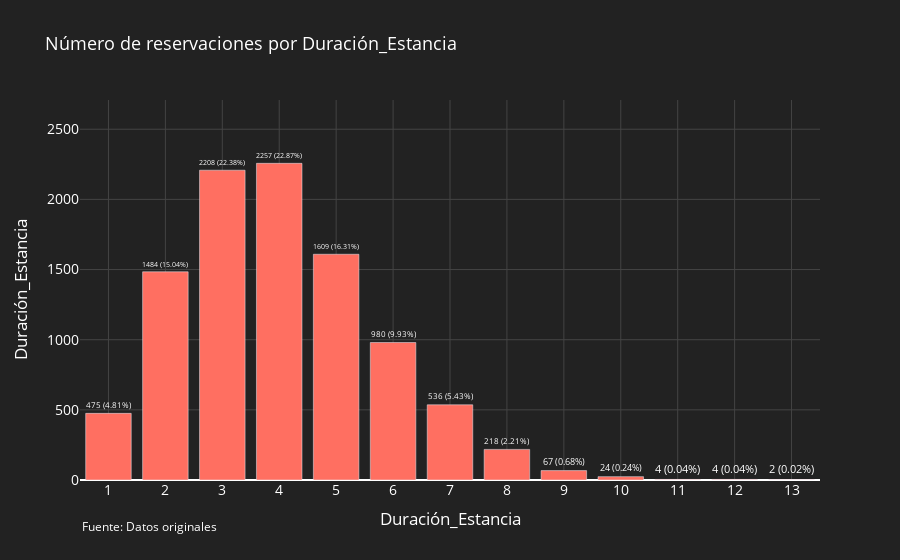
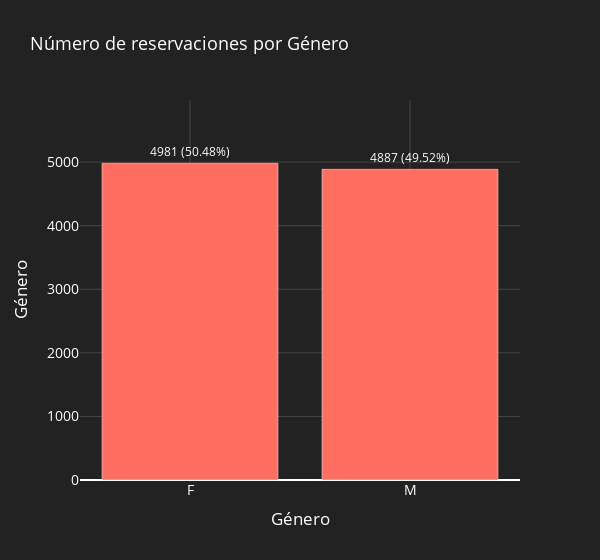
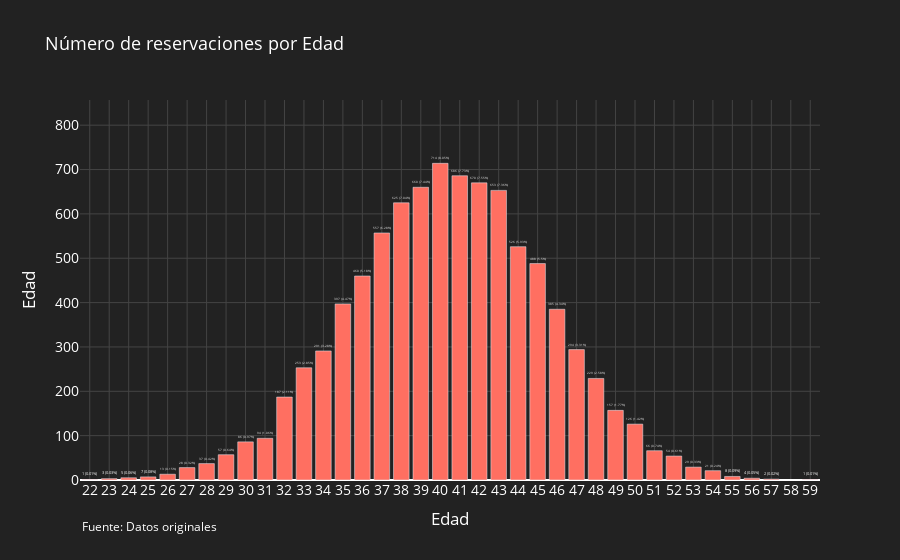
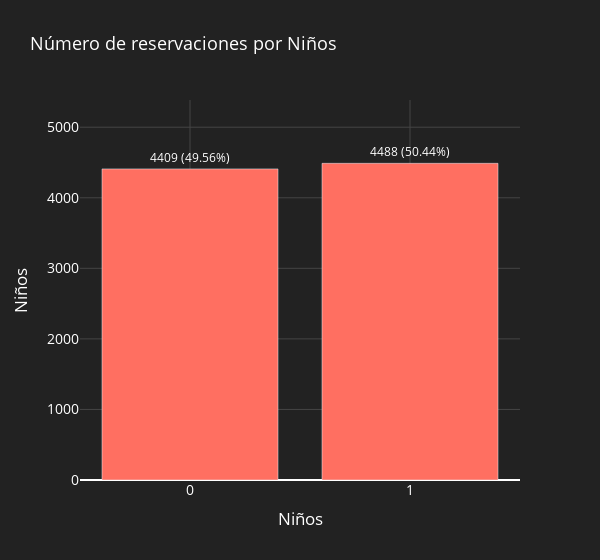

These figures' notebook cell, in order:
### Markdown cell above
## Análisis univariable

### Code cell
columns_plots = columns.copy()
columns_plots.remove("ID") 

for col in columns_plots:
    try:
        g = generar_grafica_barras_univariado(df, col)
        g.show()
    except:
        print(f"No se ha podido crear la grafica de {col}")

### Figure 1 — Plotly figure (JSON) as saved in the notebook; plotly's stock layout.template omitted (floating-point values rounded to 4 significant figures)
{"data": [{"alignmentgroup": "True", "hovertemplate": "Duración_Estancia=%{x}<br>count=%{y}<br>text=%{text}<extra></extra>", "legendgroup": "", "marker": {"color": "#FF6F61", "pattern": {"shape": ""}}, "name": "", "offsetgroup": "", "orientation": "v", "showlegend": false, "text": ["475 (4.81%)", "1484 (15.04%)", "2208 (22.38%)", "2257 (22.87%)", "1609 (16.31%)", "980 (9.93%)", "536 (5.43%)", "218 (2.21%)", "67 (0.68%)", "24 (0.24%)", "4 (0.04%)", "4 (0.04%)", "2 (0.02%)"], "textfont": {"size": 12}, "textposition": "outside", "type": "bar", "x": [1, 2, 3, 4, 5, 6, 7, 8, 9, 10, 11, 12, 13], "xaxis": "x", "y": [475, 1484, 2208, 2257, 1609, 980, 536, 218, 67, 24, 4, 4, 2], "yaxis": "y"}], "layout": {"annotations": [{"font": {"color": "white", "size": 12}, "showarrow": false, "text": "Fuente: Datos originales", "x": 0, "xref": "paper", "y": -0.15, "yref": "paper"}], "barmode": "relative", "font": {"color": "white", "size": 14}, "legend": {"tracegroupgap": 0}, "paper_bgcolor": "#222222", "plot_bgcolor": "#222222", "title": {"font": {"size": 18}, "text": "Número de reservaciones por Duración_Estancia"}, "xaxis": {"anchor": "y", "domain": [0, 1], "gridcolor": "#444444", "tickmode": "linear", "title": {"text": "Duración_Estancia"}}, "yaxis": {"anchor": "x", "domain": [0, 1], "gridcolor": "#444444", "range": [0, 2708.0], "title": {"text": "Duración_Estancia"}}}}

### Figure 2 — Plotly figure (JSON) as saved in the notebook; plotly's stock layout.template omitted (floating-point values rounded to 4 significant figures)
{"data": [{"alignmentgroup": "True", "hovertemplate": "Género=%{x}<br>count=%{y}<br>text=%{text}<extra></extra>", "legendgroup": "", "marker": {"color": "#FF6F61", "pattern": {"shape": ""}}, "name": "", "offsetgroup": "", "orientation": "v", "showlegend": false, "text": ["4981 (50.48%)", "4887 (49.52%)"], "textfont": {"size": 12}, "textposition": "outside", "type": "bar", "x": ["F", "M"], "xaxis": "x", "y": [4981, 4887], "yaxis": "y"}], "layout": {"barmode": "relative", "font": {"color": "white", "size": 14}, "legend": {"tracegroupgap": 0}, "paper_bgcolor": "#222222", "plot_bgcolor": "#222222", "title": {"font": {"size": 18}, "text": "Número de reservaciones por Género"}, "width": 600, "xaxis": {"anchor": "y", "domain": [0, 1], "gridcolor": "#444444", "tickmode": "linear", "title": {"text": "Género"}}, "yaxis": {"anchor": "x", "domain": [0, 1], "gridcolor": "#444444", "range": [0, 5977.0], "title": {"text": "Género"}}}}

### Figure 3 — Plotly figure (JSON) as saved in the notebook; plotly's stock layout.template omitted (floating-point values rounded to 4 significant figures)
{"data": [{"alignmentgroup": "True", "hovertemplate": "Edad=%{x}<br>count=%{y}<br>text=%{text}<extra></extra>", "legendgroup": "", "marker": {"color": "#FF6F61", "pattern": {"shape": ""}}, "name": "", "offsetgroup": "", "orientation": "v", "showlegend": false, "text": ["1 (0.01%)", "3 (0.03%)", "5 (0.06%)", "7 (0.08%)", "13 (0.15%)", "28 (0.32%)", "37 (0.42%)", "57 (0.64%)", "86 (0.97%)", "94 (1.06%)", "187 (2.11%)", "253 (2.85%)", "291 (3.28%)", "397 (4.47%)", "460 (5.18%)", "557 (6.28%)", "625 (7.04%)", "660 (7.44%)", "714 (8.05%)", "686 (7.73%)", "670 (7.55%)", "653 (7.36%)", "526 (5.93%)", "488 (5.5%)", "385 (4.34%)", "294 (3.31%)", "229 (2.58%)", "157 (1.77%)", "126 (1.42%)", "66 (0.74%)", "54 (0.61%)", "29 (0.33%)", "21 (0.24%)", "8 (0.09%)", "4 (0.05%)", "2 (0.02%)", "1 (0.01%)"], "textfont": {"size": 12}, "textposition": "outside", "type": "bar", "x": [22, 23, 24, 25, 26, 27, 28, 29, 30, 31, 32, 33, 34, 35, 36, 37, 38, 39, 40, 41, 42, 43, 44, 45, 46, 47, 48, 49, 50, 51, 52, 53, 54, 55, 56, 57, 59], "xaxis": "x", "y": [1, 3, 5, 7, 13, 28, 37, 57, 86, 94, 187, 253, 291, 397, 460, 557, 625, 660, 714, 686, 670, 653, 526, 488, 385, 294, 229, 157, 126, 66, 54, 29, 21, 8, 4, 2, 1], "yaxis": "y"}], "layout": {"annotations": [{"font": {"color": "white", "size": 12}, "showarrow": false, "text": "Fuente: Datos originales", "x": 0, "xref": "paper", "y": -0.15, "yref": "paper"}], "barmode": "relative", "font": {"color": "white", "size": 14}, "legend": {"tracegroupgap": 0}, "paper_bgcolor": "#222222", "plot_bgcolor": "#222222", "title": {"font": {"size": 18}, "text": "Número de reservaciones por Edad"}, "xaxis": {"anchor": "y", "domain": [0, 1], "gridcolor": "#444444", "tickmode": "linear", "title": {"text": "Edad"}}, "yaxis": {"anchor": "x", "domain": [0, 1], "gridcolor": "#444444", "range": [0, 856.8], "title": {"text": "Edad"}}}}

### Figure 4 — Plotly figure (JSON) as saved in the notebook; plotly's stock layout.template omitted (floating-point values rounded to 4 significant figures)
{"data": [{"alignmentgroup": "True", "hovertemplate": "Niños=%{x}<br>count=%{y}<br>text=%{text}<extra></extra>", "legendgroup": "", "marker": {"color": "#FF6F61", "pattern": {"shape": ""}}, "name": "", "offsetgroup": "", "orientation": "v", "showlegend": false, "text": ["4409 (49.56%)", "4488 (50.44%)"], "textfont": {"size": 12}, "textposition": "outside", "type": "bar", "x": [0, 1], "xaxis": "x", "y": [4409, 4488], "yaxis": "y"}], "layout": {"barmode": "relative", "font": {"color": "white", "size": 14}, "legend": {"tracegroupgap": 0}, "paper_bgcolor": "#222222", "plot_bgcolor": "#222222", "title": {"font": {"size": 18}, "text": "Número de reservaciones por Niños"}, "width": 600, "xaxis": {"anchor": "y", "domain": [0, 1], "gridcolor": "#444444", "tickmode": "linear", "title": {"text": "Niños"}}, "yaxis": {"anchor": "x", "domain": [0, 1], "gridcolor": "#444444", "range": [0, 5386.0], "title": {"text": "Niños"}}}}
